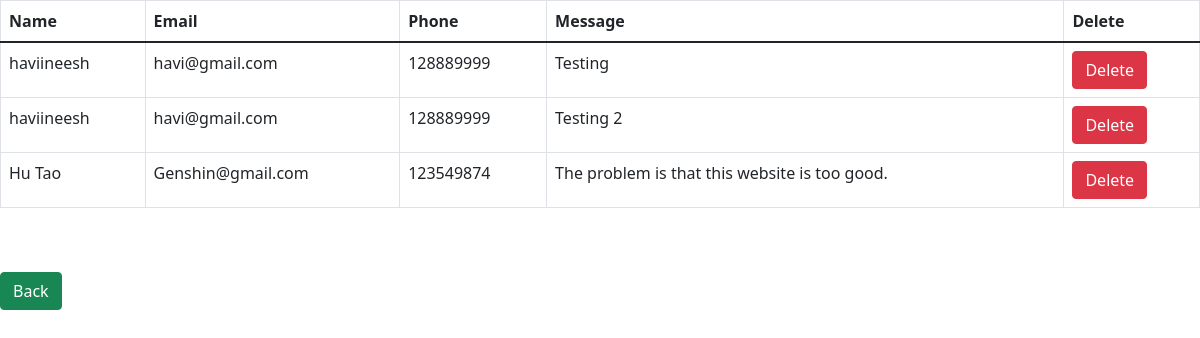
Screenshot of /UserReport.php with the database file from the repository.
### tables this page shows
CREATE TABLE `contact` (
  `id` int(11) NOT NULL,
  `FullName` text NOT NULL,
  `Email` text NOT NULL,
  `Phone` int(11) NOT NULL,
  `Message` longtext NOT NULL
);

### UserReport.php (the view, shortened to what this page needs)
<!DOCTYPE html>
<html lang="en">
<head>
  <link href="https://cdn.jsdelivr.net/npm/bootstrap@5.1.2/dist/css/bootstrap.min.css" rel="stylesheet">
</head>
<body>
<?php include('server.php'); ?>
<div class="col-lg-12">
<table class="table table-bordered">
    <thead>
      <tr>
        <th>Name</th>
        <th>Email</th>
        <th>Phone</th>
        <th>Message</th>
        <th>Delete</th>
      </tr>
    </thead>
    <tbody>
    <?php
    $res=mysqli_query($db,"SELECT * FROM contact");
    while($row=mysqli_fetch_array($res))
    {
        echo "<tr>";
        echo "<td>"; echo $row["FullName"];
        echo "<td>"; echo $row["Email"];
        echo "<td>"; echo $row["Phone"];
        echo "<td>"; echo $row["Message"];
        echo "<td>"; ?> <a href="deleteContact.php?id=<?php echo $row ["id"];?>"><button type="button" class="btn btn-danger">Delete</button></a> <?php
        echo "<tr>";
    }
    ?>
    </tbody>
  </table>
<br><br>
</div>
<button class="btn btn-success" onclick="document.location='managementPage.php'">Back</button>
</body>
</html>

### rows the page displays
contact: FullName "haviineesh", Email "havi@gmail.com", Phone "128889999", Message "Testing"
contact: FullName "haviineesh", Email "havi@gmail.com", Phone "128889999", Message "Testing 2"
contact: FullName "Hu Tao", Email "Genshin@gmail.com", Phone "123549874", Message "The problem is that this website is too good."
